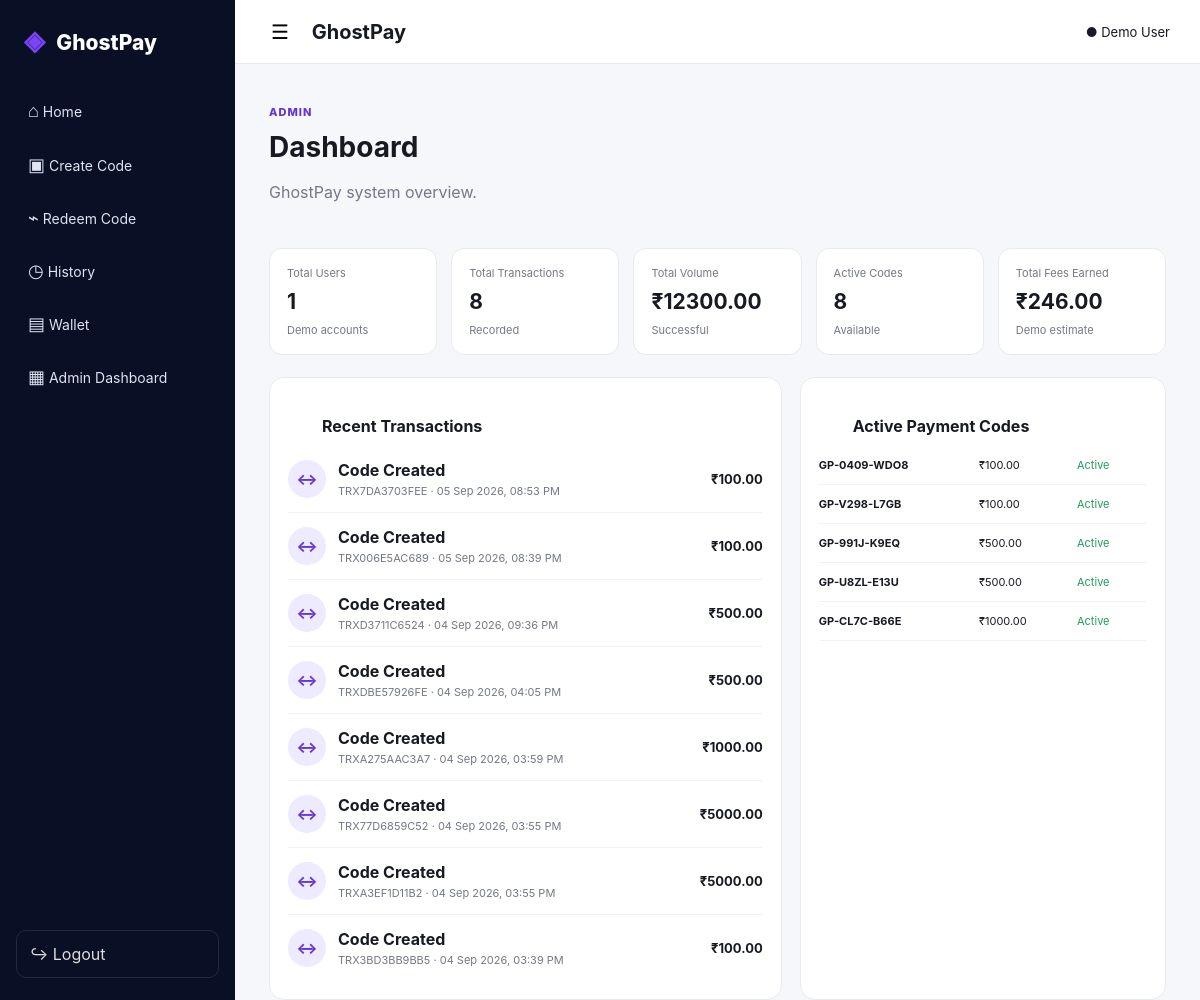
The page /admin (signed in) on the database its author committed.
### tables this page shows
CREATE TABLE users (
        id INTEGER PRIMARY KEY AUTOINCREMENT,
        name TEXT NOT NULL,
        email TEXT UNIQUE NOT NULL,
        password_hash TEXT NOT NULL,
        balance REAL DEFAULT 0,
        created_at TEXT NOT NULL
    );

CREATE TABLE transactions (
        id INTEGER PRIMARY KEY AUTOINCREMENT,
        tx_id TEXT UNIQUE NOT NULL,
        user_id INTEGER NOT NULL,
        type TEXT NOT NULL,
        amount REAL NOT NULL,
        status TEXT NOT NULL,
        created_at TEXT NOT NULL
    );

CREATE TABLE payment_codes (
        id INTEGER PRIMARY KEY AUTOINCREMENT,
        code TEXT UNIQUE NOT NULL,
        pin_hash TEXT NOT NULL,
        amount REAL NOT NULL,
        created_by INTEGER NOT NULL,
        expires_at TEXT NOT NULL,
        status TEXT DEFAULT 'Active',
        redeemed_by INTEGER,
        redeemed_at TEXT
    );

### app.py (the view)
@app.route("/admin")
@login_required
def admin():
    conn = db()
    stats = {
        "users": conn.execute("SELECT COUNT(*) FROM users").fetchone()[0],
        "transactions": conn.execute("SELECT COUNT(*) FROM transactions").fetchone()[0],
        "volume": conn.execute("SELECT COALESCE(SUM(amount),0) FROM transactions WHERE status='Success'").fetchone()[0],
        "codes": conn.execute("SELECT COUNT(*) FROM payment_codes WHERE status='Active'").fetchone()[0],
        "fees": conn.execute("SELECT COALESCE(SUM(amount),0) FROM transactions WHERE type='Code Created'").fetchone()[0] * 0.02,
    }
    recent = conn.execute("SELECT * FROM transactions ORDER BY id DESC LIMIT 8").fetchall()
    codes = conn.execute("SELECT * FROM payment_codes ORDER BY id DESC LIMIT 5").fetchall()
    conn.close()
    return render_template("admin.html", user=current_user(), stats=stats, recent=recent, codes=codes)

### app.py (called while the page is built)
def db():
    conn = sqlite3.connect(DB)
    conn.row_factory = sqlite3.Row
    return conn

def current_user():
    if "user_id" not in session:
        return None
    conn = db()
    user = conn.execute("SELECT * FROM users WHERE id=?", (session["user_id"],)).fetchone()
    conn.close()
    return user

def login_required(fn):
    @wraps(fn)
    def wrapper(*args, **kwargs):
        if not current_user():
            return redirect(url_for("login"))
        return fn(*args, **kwargs)
    return wrapper

### templates/admin.html
{% extends "base.html" %}
{% block content %}
<div class="hero"><div><p class="eyebrow">Admin</p><h1>Dashboard</h1><p class="muted">GhostPay system overview.</p></div></div>
<div class="stats">
  <div><span>Total Users</span><b>{{ stats.users }}</b><small>Demo accounts</small></div>
  <div><span>Total Transactions</span><b>{{ stats.transactions }}</b><small>Recorded</small></div>
  <div><span>Total Volume</span><b>₹{{ "%.2f"|format(stats.volume) }}</b><small>Successful</small></div>
  <div><span>Active Codes</span><b>{{ stats.codes }}</b><small>Available</small></div>
  <div><span>Total Fees Earned</span><b>₹{{ "%.2f"|format(stats.fees) }}</b><small>Demo estimate</small></div>
</div>
<div class="two-col">
<div class="card"><div class="section-head"><h2>Recent Transactions</h2></div>
{% for tx in recent %}
<div class="tx"><div class="tx-icon">↔</div><div class="grow"><b>{{ tx.type }}</b><small>{{ tx.tx_id }} · {{ tx.created_at }}</small></div><strong>₹{{ "%.2f"|format(tx.amount) }}</strong></div>
{% endfor %}
</div>
<div class="card"><div class="section-head"><h2>Active Payment Codes</h2></div>
{% for c in codes %}
<div class="code-row"><b>{{ c.code }}</b><span>₹{{ "%.2f"|format(c.amount) }}</span><em>{{ c.status }}</em></div>
{% endfor %}
</div>
</div>
{% endblock %}

### templates/base.html (shortened to what this page needs)
<!doctype html>
<html lang="en">
<head>
  <link rel="stylesheet" href="{{ url_for('static', filename='style.css') }}">
</head>
<body>
<div class="app">
  <aside class="sidebar">
    <div class="brand"><span class="brand-mark">◈</span> GhostPay</div>
    <nav>
      <a href="{{ url_for('home') }}" class="{{ 'active' if request.endpoint=='home' else '' }}">⌂ <span>Home</span></a>
      <a href="{{ url_for('create_code') }}" class="{{ 'active' if request.endpoint=='create_code' else '' }}">▣ <span>Create Code</span></a>
      <a href="{{ url_for('redeem') }}" class="{{ 'active' if request.endpoint=='redeem' else '' }}">⌁ <span>Redeem Code</span></a>
      <a href="{{ url_for('history') }}" class="{{ 'active' if request.endpoint=='history' else '' }}">◷ <span>History</span></a>
      <a href="{{ url_for('wallet') }}" class="{{ 'active' if request.endpoint=='wallet' else '' }}">▤ <span>Wallet</span></a>
      <a href="{{ url_for('admin') }}">▦ <span>Admin Dashboard</span></a>
    </nav>
    <a class="logout" href="{{ url_for('logout') }}">↪ Logout</a>
  </aside>
  <main class="main">
    <header class="topbar">
      <div class="page-title"><button class="menu" onclick="document.body.classList.toggle('sidebar-open')">☰</button> GhostPay</div>
      <div class="user-chip">● {{ user.name }}</div>
    </header>
    {% block content %}{% endblock %}
  </main>
</div>
</body>
</html>

### static/style.css (style rules this page uses)
:root { --purple:#6334d8;--purple2:#7a3ff0;--navy:#090f25;--bg:#f6f7fb;--text:#171923;--muted:#747887;--border:#e9eaf0;--green:#1f9d55;--red:#dc4b5a }
* { box-sizing:border-box }
body { margin:0;font-family:Inter,Arial,sans-serif;background:var(--bg);color:var(--text) }
a { text-decoration:none;color:inherit }
.app { display:flex;min-height:100vh }
.sidebar { width:235px;background:var(--navy);color:#fff;padding:22px 16px;position:fixed;left:0;top:0;bottom:0;display:flex;flex-direction:column;z-index:5 }
.brand { font-size:21px;font-weight:800;margin:2px 8px 30px }
.brand-mark { color:#7d43f4;font-size:27px;margin-right:7px }
.sidebar nav { display:flex;flex-direction:column;gap:6px }
.sidebar nav a { padding:13px 12px;border-radius:10px;color:#dfe3f2;font-size:14px }
.sidebar nav a:first-letter { font-size:18px }
.logout { margin-top:auto;border:1px solid #202a46;border-radius:10px;padding:13px;color:#ddd }
.main { margin-left:235px;width:calc(100% - 235px);min-height:100vh }
.topbar { height:64px;background:#fff;border-bottom:1px solid var(--border);display:flex;align-items:center;justify-content:space-between;padding:0 30px }
.page-title { font-weight:750;font-size:20px }
.menu { border:0;background:none;font-size:20px;margin-right:12px;cursor:pointer }
.user-chip { font-size:13px }
.hero { padding:30px 34px 18px }
.hero h1 { margin:3px 0 8px;font-size:28px }
.eyebrow { text-transform:uppercase;font-size:11px;letter-spacing:1px;color:var(--purple);font-weight:800 }
.muted { color:var(--muted);line-height:1.5 }
.section-head { display:flex;align-items:center;justify-content:space-between;margin:20px 34px 10px }
.section-head h2 { font-size:16px;margin:0 }
.card,.form-card,.success-card { background:#fff;border:1px solid var(--border);border-radius:15px;margin:0 34px 20px;padding:18px }
.tx { display:flex;align-items:center;gap:12px;padding:14px 0;border-bottom:1px solid #f0f1f4 }
.tx:last-child { border-bottom:0 }
.tx-icon { width:38px;height:38px;border-radius:50%;display:grid;place-items:center;background:#eeeaff;color:var(--purple);font-weight:bold }
.tx small { display:block;color:var(--muted);font-size:11px;margin-top:4px }
.tx strong { margin-left:auto;font-size:13px }
.grow { flex:1 }
.stats { display:grid;grid-template-columns:repeat(5,1fr);gap:14px;margin:10px 34px 22px }
.stats>div { background:#fff;border:1px solid var(--border);border-radius:13px;padding:17px }
.stats span,.stats small { display:block;color:var(--muted);font-size:11px }
.stats b { display:block;font-size:21px;margin:9px 0 }
.two-col { display:grid;grid-template-columns:1.4fr 1fr;gap:18px;margin:0 34px }
.two-col .card { margin:0 }
.code-row { display:grid;grid-template-columns:1fr 90px 70px;gap:8px;padding:12px 0;border-bottom:1px solid #f0f1f4;font-size:11px }
.code-row em { color:var(--green);font-style:normal }

### rows shown on the page
users: name "Demo User"
transactions: type "Code Created", tx_id "TRX7DA3703FEE", created_at "05 Sep 2026, 08:53 PM", amount "100.00"
transactions: type "Code Created", tx_id "TRX006E5AC689", created_at "05 Sep 2026, 08:39 PM", amount "100.00"
transactions: type "Code Created", tx_id "TRXD3711C6524", created_at "04 Sep 2026, 09:36 PM", amount "500.00"
transactions: type "Code Created", tx_id "TRXDBE57926FE", created_at "04 Sep 2026, 04:05 PM", amount "500.00"
transactions: type "Code Created", tx_id "TRXA275AAC3A7", created_at "04 Sep 2026, 03:59 PM", amount "1000.00"
transactions: type "Code Created", tx_id "TRX77D6859C52", created_at "04 Sep 2026, 03:55 PM", amount "5000.00"
transactions: type "Code Created", tx_id "TRXA3EF1D11B2", created_at "04 Sep 2026, 03:55 PM", amount "5000.00"
transactions: type "Code Created", tx_id "TRX3BD3BB9BB5", created_at "04 Sep 2026, 03:39 PM", amount "100.00"
payment_codes: code "GP-0409-WDO8", amount "100.00", status "Active"
payment_codes: code "GP-V298-L7GB", amount "100.00", status "Active"
payment_codes: code "GP-991J-K9EQ", amount "500.00", status "Active"
payment_codes: code "GP-U8ZL-E13U", amount "500.00", status "Active"
payment_codes: code "GP-CL7C-B66E", amount "1000.00", status "Active"

### other values the page prints
{{ stats.users }} "1"
{{ stats.transactions }} "8"
{{ "%.2f"|format(stats.volume) }} "12300.00"
{{ stats.codes }} "8"
{{ "%.2f"|format(stats.fees) }} "246.00"
